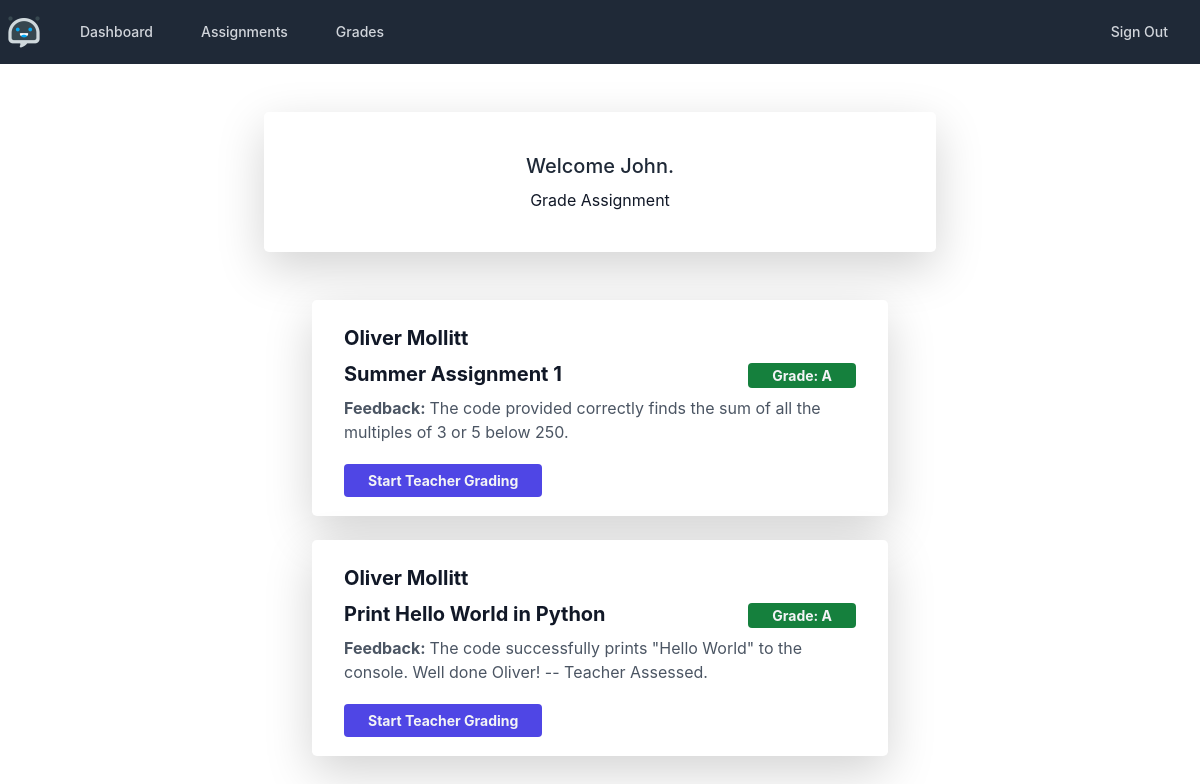
The page /grade_assignment (signed in) on the database its author committed.
### models.py (models this page shows, shortened)
class User(db.Model, UserMixin):
    __tablename__ = 'users'
    __table_args__ = {'extend_existing': True}
    id = db.Column(db.Integer, primary_key=True)
    email = db.Column(db.String(100), nullable=False, unique=True)
    password = db.Column(db.String(15), nullable=False)
    firstname = db.Column(db.String(40), nullable=False)
    lastname = db.Column(db.String(40), nullable=False)
    role = db.Column(db.String(30), nullable=False, default='student')
    registered_on = db.Column(db.DateTime, nullable=False)
    current_login = db.Column(db.DateTime, nullable=True)
    last_login = db.Column(db.DateTime, nullable=True)
    postkey = db.Column(db.BLOB, nullable=False)

class Assignment(db.Model):
    __tablename__ = 'assignments'
    __table_args__ = {'extend_existing': True}
    assignment_id = db.Column(db.Integer, primary_key=True)
    name = db.Column(db.String(100), nullable=False)
    description = db.Column(db.String(500), nullable=False)
    set_by = db.Column(db.String(50), nullable=False)
    created_on = db.Column(db.DateTime, nullable=False)
    due_date = db.Column(db.String(10), nullable=False)

class Grade(db.Model):
    __tablename__ = 'grades'
    __table_args__ = {'extend_existing': True}
    assignment_id = db.Column(db.Integer, db.ForeignKey(Assignment.assignment_id), nullable=False)
    student_id = db.Column(db.Integer, db.ForeignKey(User.id), nullable=False)
    grade = db.Column(db.String(1), nullable=True, default='N')
    correct = db.Column(db.Boolean, nullable=False, default=False)
    feedback = db.Column(db.String(2000), nullable=False, default='No Feedback Provided. Default.')
    next_steps = db.Column(db.String(2000), nullable=False, default='No Next Steps Provided. Default.')
    code_submission = db.Column(db.String(2000), nullable=False, default='No Code Provided. Default.')
    grade_id = db.Column(db.Integer, primary_key=True)

### grades/views.py (the view)
@grades_blueprint.route('/grade_assignment', methods=['GET', 'POST'])
def grade_assignment():
    all_grades = Grade.query.all()
    all_assignments = Assignment.query.all()
    all_students = User.query.all()
    if len(all_grades) != 0:
        return render_template('grades/grade_assignment.html',
                               grades=all_grades,
                               assignments=all_assignments,
                               students=all_students,
                               name=current_user.firstname)
    else:
        flash('No grades to review.')
    return render_template('grades/grade_assignment.html',
                           name=current_user.firstname)

### app.py (called while the page is built)
@login_manager.user_loader
def load_user(user_id):
    return User.query.get(int(user_id))

### templates/grades/grade_assignment.html (shortened to what this page needs)
<!DOCTYPE html>
<html lang="en">
<head>
</head>
<body>
{% extends 'base.html' %}
{% block content %}
<div class="w-full max-w-2xl mx-auto mt-5 overflow-hidden bg-white rounded-lg shadow-lg">
    <div class="px-6 py-4">
        <h3 class="mt-3 text-xl font-medium text-center text-gray-800">Welcome {{ name }}.</h3>
        <p class="mt-1 text-center text-gray-900">Grade Assignment</p>
    </div>
</div>
<div class="w-full max-w-xl mx-auto mt-5">
    {% if grades %}
        {% for grade in grades %}
        {% for assignment in assignments %}
        {% for student in students %}
            {% if assignment.assignment_id == grade.assignment_id %}
            {% if student.id == grade.student_id %}
                <div class="max-w-2xl px-8 py-4 my-4 bg-white rounded-lg shadow-lg">
                    <div class="mb-2">
                                <span class="text-xl font-bold text-gray-900" tabindex="0" role="link">
                                    {{ student.firstname }} {{ student.lastname }}
                                </span>
                        </div>
                    <div class="flex items-center justify-between">
                        <span class="text-xl font-bold text-gray-900" tabindex="0" role="link">
                                    {{ assignment.name }}
                                </span>
                        <span class="text-xl font-bold text-gray-700">
                    {% if grade.grade == "U" or grade.grade == "F" or grade.grade == "E" %}
                        <span class="px-4 py-1 text-sm font-bold text-gray-100 bg-red-700 rounded">Grade: {{ grade.grade }}</span>
                    {% elif grade.grade == "C" or grade.grade == "D" %}
                        <span class="px-4 py-1 text-sm font-bold text-gray-100 bg-yellow-600 rounded">Grade: {{ grade.grade }}</span>
                    {% else %}
                        <span class="px-4 py-1 text-sm font-bold text-gray-100 bg-green-700 rounded">Grade: {{ grade.grade }}</span>
                    {% endif %}
                </span>
                    </div>
                    <div class="mt-2">
                        <p class="mt-2 text-gray-600">
                            <b>Feedback: </b>{{ grade.feedback }}
                        </p>
                    </div>
                    <div class="flex items-center justify-between mt-4">
                        <form method="POST">
                            <a href="{{ url_for('grades.start_grade', id=grade.grade_id) }}"
                               class="px-4 py-2 text-sm font-bold text-gray-100 bg-indigo-600 hover:text-gray-100 rounded"
                               tabindex="0" role="button">
                                Start Teacher Grading
                            </a>
                        </form>
                    </div>
                </div>
            {% endif %}
    {% endif %}
            {% endfor %}
    {% endfor %}
    {% endfor %}
    {% endif %}
</div>
{% endblock %}

### rows shown on the page
User: firstname "John"
Grade: grade "A", feedback "The code provided correctly finds the sum of all the multiples of 3 or 5 below 250."
Assignment: name "Summer Assignment 1"
User: firstname "Oliver", lastname "Mollitt"
Grade: grade "A", feedback "The code successfully prints \"Hello World\" to the console. Well done Oliver! -- Teacher Assessed."
Assignment: name "Print Hello World in Python"
